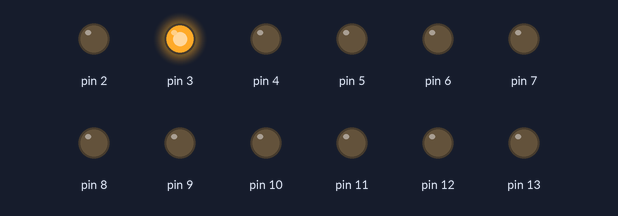
Bench run of a sketch on a simulated Arduino Uno, built with avr-gcc and run on an emulated ATmega328P. On the bench: output pins drawn as LEDs (lit = HIGH).

Above: at 0.2 s.
At 0.7 s:
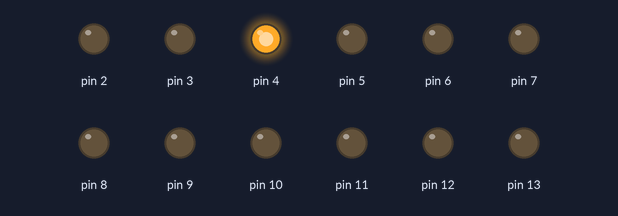
At 1.7 s:
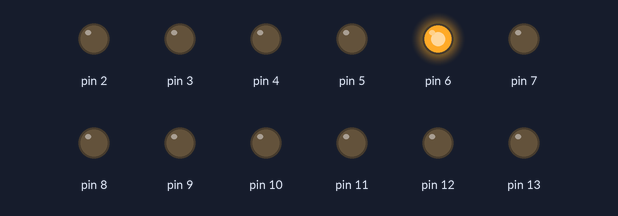
At 3.2 s:
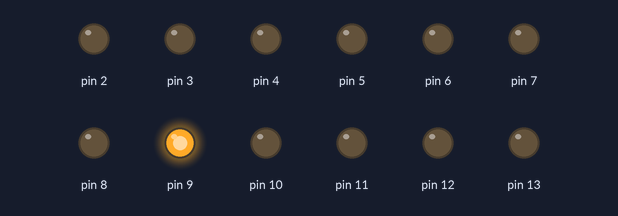
At 4.7 s:
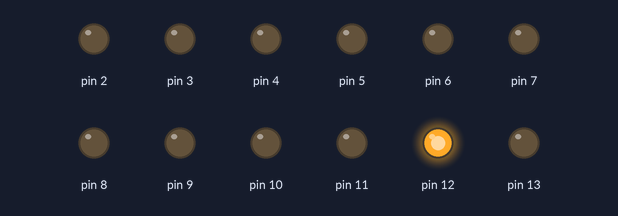
At 6.7 s:
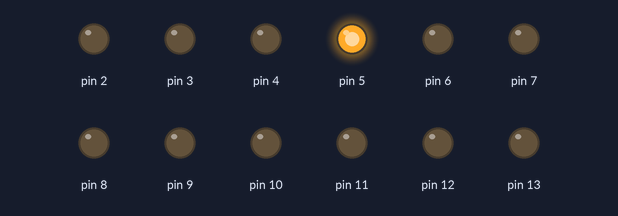
Timing chart, 0 to 7.2 s (numbered marks = the images above):
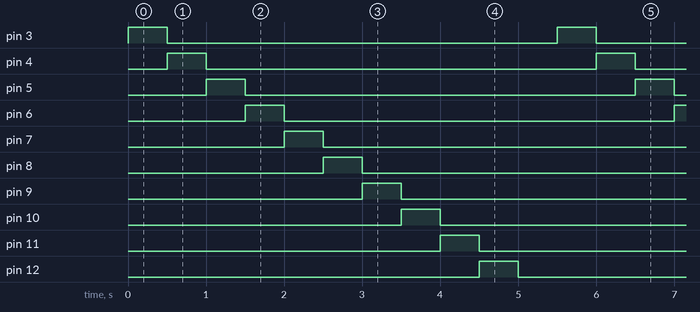

The sketch:

week03_3_arduino_flow_LED.ino
```cpp
//week03_3_arduino_flow_LED
//LED流動的感覺
void setup() {
  for(int i=2;i<=13;i++) pinMode(i,OUTPUT);
} //全部都會發亮

void loop() {
  for(int i=3;i<=13;i++){
    for(int k=2;k<=13;k++) digitalWrite(k,LOW); //全暗
    digitalWrite(i,HIGH); //把i變亮
    delay(500); //每一顆亮的時間
  }
}
```

Measured:
- by itself, pin 3–13: alternates HIGH for 0.50 s and LOW for 5.0 s
- by itself, everything shown: repeats every 5.5 s, in 11 steps
